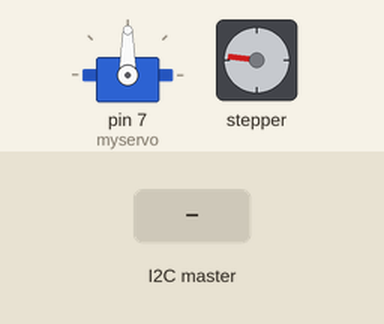
This sketch was run on a simulated Arduino Uno, built with avr-gcc and run on an emulated ATmega328P. Parts: servo, stepper motor. The inputs (shaded band) are chosen by the test bench. Stepper angles assume 2048 steps per turn; what the sketch prints to the serial monitor is not drawn.

Above: at 1.2 s.
1.3 s: the I2C master sends the byte 1
At 1.67 s:
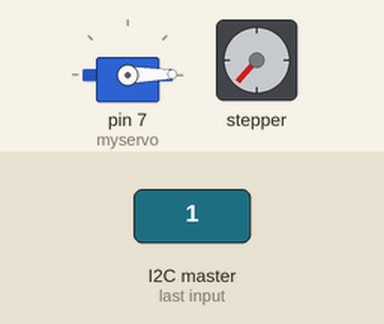
4.3 s: the I2C master sends the byte 90
At 4.69 s:
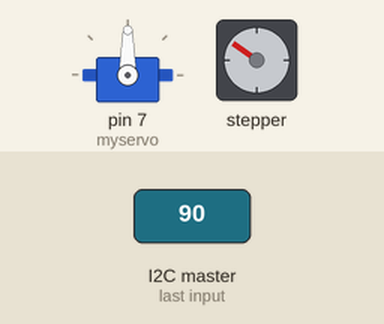
7.3 s: the I2C master sends the byte 0
At 8.0 s:
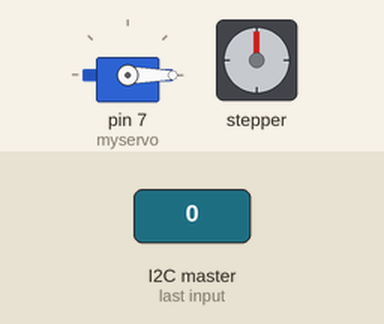
10.3 s: the I2C master sends the byte 200
At 10.73 s:
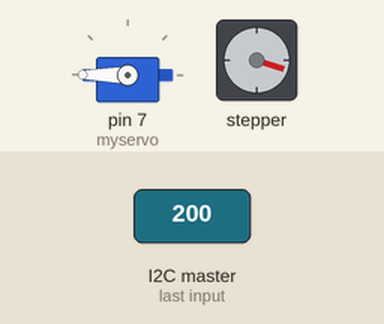
13.3 s: the I2C master sends the byte 90
At 13.74 s:
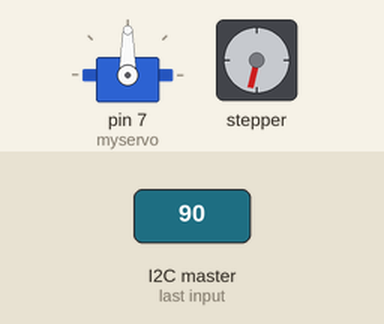
16.3 s: the I2C master sends the byte 200
At 16.45 s:
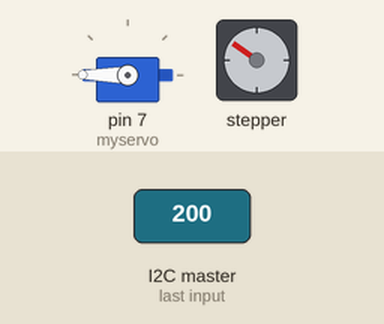
Timing chart, 0 to 20.3 s (numbered marks = the images above; inputs shaded):
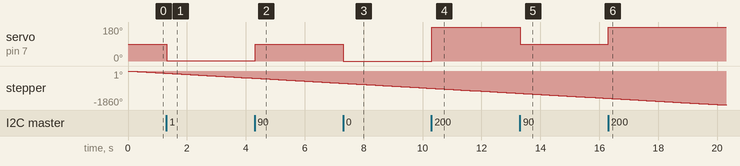

The sketch:

sketch_jan03a.ino
```cpp
//uno


#include <Stepper.h>
#include <Wire.h>

#include <Servo.h>

#define STEPS_PER_MOTOR_REVOLUTION 32
#define STEPS_PER_OUTPUT_REVOLUTION 32 * 64
#define MOTOR 3
Stepper small_stepper(STEPS_PER_MOTOR_REVOLUTION, 8, 10, 9, 11);
int  Steps2Take;
Servo myservo;

int r = 0;
int motorstatus=1;


void setup() {

  Wire.begin(8);                // join i2c bus with address #8

  Wire.onReceive(receiveEvent); // register event

  myservo.attach(7);
 Stepper stepper(STEPS_PER_MOTOR_REVOLUTION, 8, 10, 9, 11);


  Serial.begin(115200);           // start serial for output

}


void loop() {

  delay(50);

   if(motorstatus==1){
 Steps2Take  = - STEPS_PER_OUTPUT_REVOLUTION ;  // Rotate CW 1 turn
  small_stepper.setSpeed(1000);
  small_stepper.step(Steps2Take);
   }
   else if(motorstatus==0){
    Steps2Take  = - STEPS_PER_OUTPUT_REVOLUTION ;  // Rotate CW 1 turn
  small_stepper.setSpeed(0);
  small_stepper.step(Steps2Take);
   }
}


// function that executes whenever data is received from master

// this function is registered as an event, see setup()

void receiveEvent(int howMany) {

   r = Wire.read(); // receive byte as a character

   Serial.print(r);         // print the character

   myservo.write(r);
int x = Wire.read();    // receive byte as an integer
  if(x == 1){
    motorstatus=1;

  }
  else if(x == 0){
    motorstatus=0;

   delay(100);

}
}
```

Measured:
- after the input at 1.3 s, servo on pin 7 (myservo): 90° → 1° at once
- after the input at 4.3 s, servo on pin 7 (myservo): 1° → 90° at once
- after the input at 7.3 s, servo on pin 7 (myservo): 90° → 0° at once
- after the input at 10.3 s, servo on pin 7 (myservo): 0° → 180° at once
- after the input at 13.3 s, servo on pin 7 (myservo): 180° → 90° at once
- after the input at 16.3 s, servo on pin 7 (myservo): 90° → 180° at once
